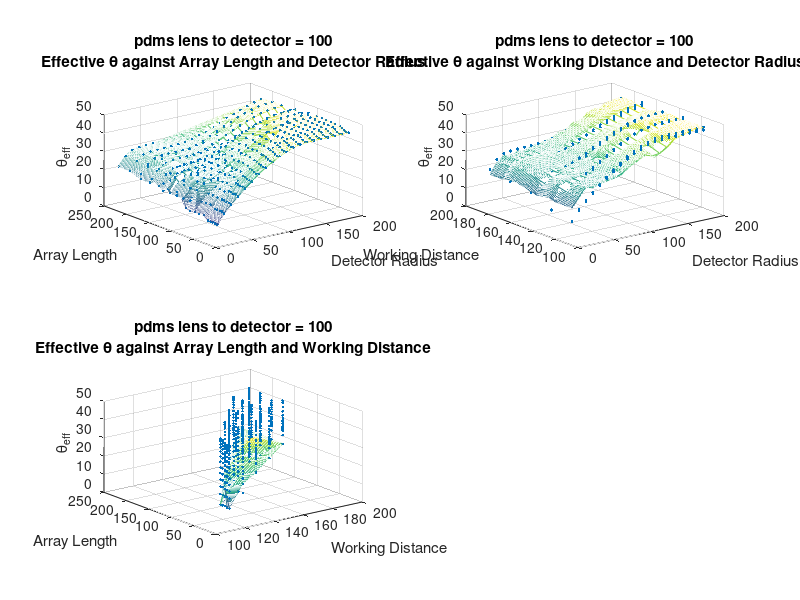

This chart was generated by the following MATLAB code:
clear all
close all
clc

load('arraysize_vs_dr_theta.mat');

dr = pdms100(:,12);
al = pdms100(:,22);
wd = pdms100(:,19);
btheta = pdms100(:,20);
theta = pdms100(:,21);

[drq,alq] = meshgrid(min(dr):1:max(dr),min(al):1:max(al));
[bdrq,balq] = meshgrid(min(dr):10:max(dr),min(al):10:max(al));

subplot(2,2,1);
scatter3(dr,al,theta,'.');
hold on;
thetaq = griddata(dr,al,theta,drq,alq);
mesh(drq,alq,thetaq);
bthetaq = griddata(dr,al,theta,bdrq,balq);
mesh(bdrq,balq,bthetaq);
title({'pdms lens to detector = 100', 'Effective \theta against Array Length and Detector Radius'});
xlabel('Detector Radius');
ylabel('Array Length');
zlabel('\theta_{eff}');


[drq,wdq] = meshgrid(min(dr):1:max(dr),min(wd):1:max(wd));
[bdrq,bwdq] = meshgrid(min(dr):10:max(dr),min(wd):10:max(wd));

subplot(2,2,2);
scatter3(dr,wd,theta,'.');
hold on;
thetaq = griddata(dr,al,theta,drq,wdq);
mesh(drq,wdq,thetaq);
bthetaq = griddata(dr,al,theta,bdrq,bwdq);
mesh(bdrq,bwdq,bthetaq);
title({'pdms lens to detector = 100', 'Effective \theta against Working Distance and Detector Radius'});
xlabel('Detector Radius');
ylabel('Working Distance');
zlabel('\theta_{eff}');


[wdq,alq] = meshgrid(min(wd):1:max(wd),min(al):1:max(al));
[bwdq,balq] = meshgrid(min(wd):10:max(wd),min(al):10:max(al));

subplot(2,2,3);
scatter3(wd,al,theta,'.');
hold on;
thetaq = griddata(wd,al,theta,wdq,alq);
mesh(wdq,alq,thetaq);
bthetaq = griddata(wd,al,theta,bwdq,balq);
mesh(bwdq,balq,bthetaq);
title({'pdms lens to detector = 100', 'Effective \theta against Array Length and Working Distance'});
xlabel('Working Distance');
ylabel('Array Length');
zlabel('\theta_{eff}');
